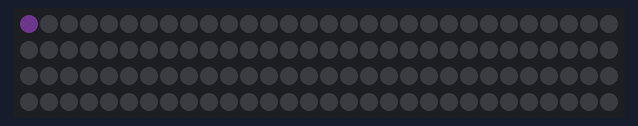
This sketch was run on a simulated Arduino Uno, built with avr-gcc and run on an emulated ATmega328P. Shown: 120 RGB LEDs in strip order, left to right, continuing on the next row. Dim RGB values are drawn brighter than linear.

Above: at 0.16 s.
At 5.18 s:
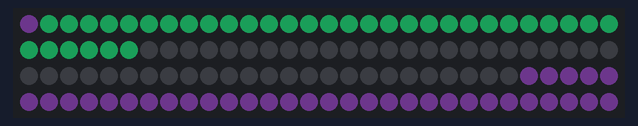
At 10.52 s:
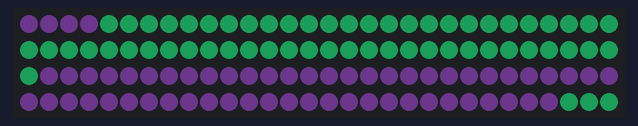
At 21.19 s:
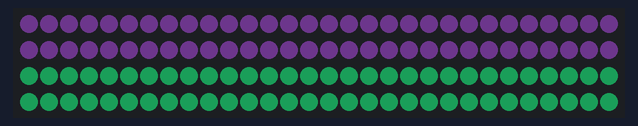
At 29.98 s:
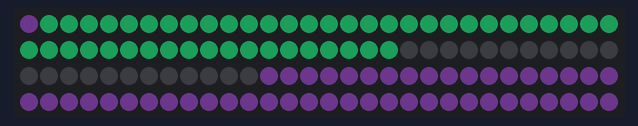
At 39.71 s:
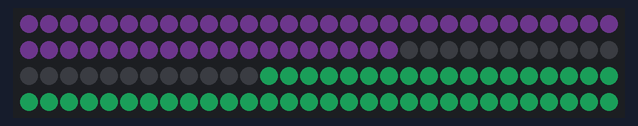

The sketch:

intersect.ino
```cpp
#include <Adafruit_NeoPixel.h>

#define PIN 6
#define NUM_PIXELS 120

Adafruit_NeoPixel strip = Adafruit_NeoPixel(NUM_PIXELS, PIN);

int delayval = 30; // delay for half a second

void setup() {
  strip.begin();
  strip.show();
}

void loop() {
  int offset = NUM_PIXELS / 2;
  for (int i = 0; i < NUM_PIXELS; i++){
    strip.setPixelColor(i, strip.Color(10, 5, 13));
    strip.setPixelColor(NUM_PIXELS - i, strip.Color(5, 30, 17));
    strip.show();
    delay(delayval);
  }
  for (int i = offset; i >= 0; i--) {
    strip.setPixelColor(i, strip.Color(0, 0, 0));
    strip.setPixelColor(NUM_PIXELS - i, strip.Color(0, 0, 0));
    strip.show();
    delay(delayval);
  }
}
```
